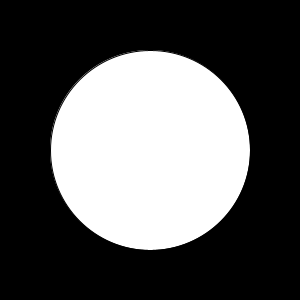
Frame 1 (no input)
Frame 60 (the mouse pressed at the canvas centre just before this capture): identical to frame 1, image omitted
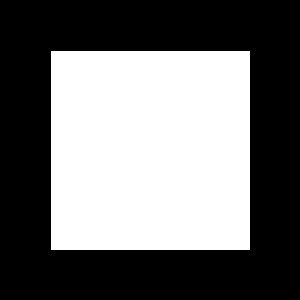
Frame 120 (the mouse held since frame 60 and released just before this capture)

The Processing sketch that drew these frames (run headless with seeded random() and noise(); from frame 60 on, the mouse is pressed at the canvas centre):

// Processing sketch: ex12_extend_02
// ── ex12_extend_02.pde
// 마우스 좌우 위치에 따라 원과 사각형 변경

int x = 100, y = 100;

void setup() {
  size(300, 300);
}

void draw() {
  background(0);
  display(150);
}

void display(int x) {
  int y = 150;
  if (mouseX < y) {
    int d = 200;
    ellipse(x, y, d, d);
  } else {
    int d = 200;
    rectMode(CENTER);
    rect(x, y, d, d);
  }
}
